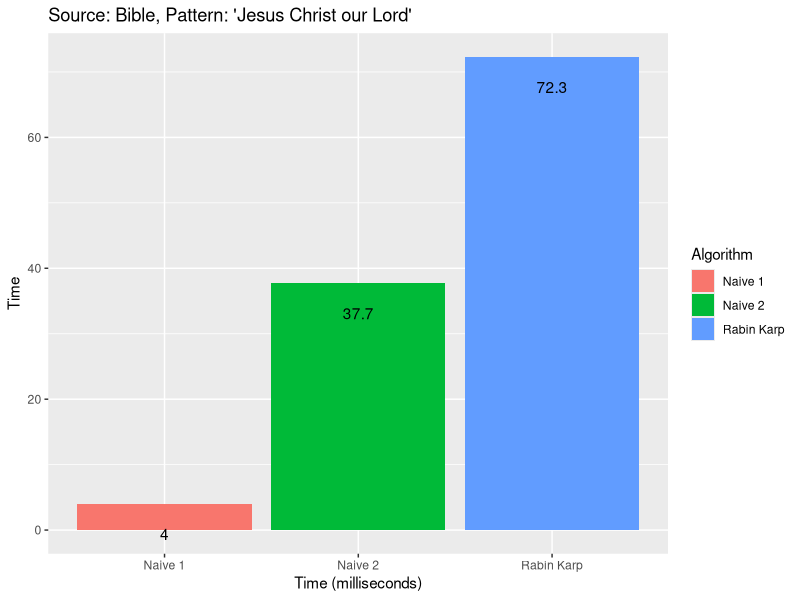

The R script that drew this image:
library(ggplot2)
library(plyr)

results = read.csv('results3.txt', header=FALSE)
results = rename(results, c("V1"="Algorithm", "V2"="Time"))
mean_results <- aggregate(Time~Algorithm, data=results, FUN="mean")
png("results3.png")
mean_results
ggplot(data=mean_results, aes(x=Algorithm, y=Time, fill=Algorithm)) + 
geom_bar(stat="identity", ymin=0) + 
ggtitle("Source: Bible, Pattern: 'Jesus Christ our Lord'") +
xlab("Time (milliseconds)") +
geom_text(aes(label=Time), vjust=3)
coord_flip()
dev.off()
